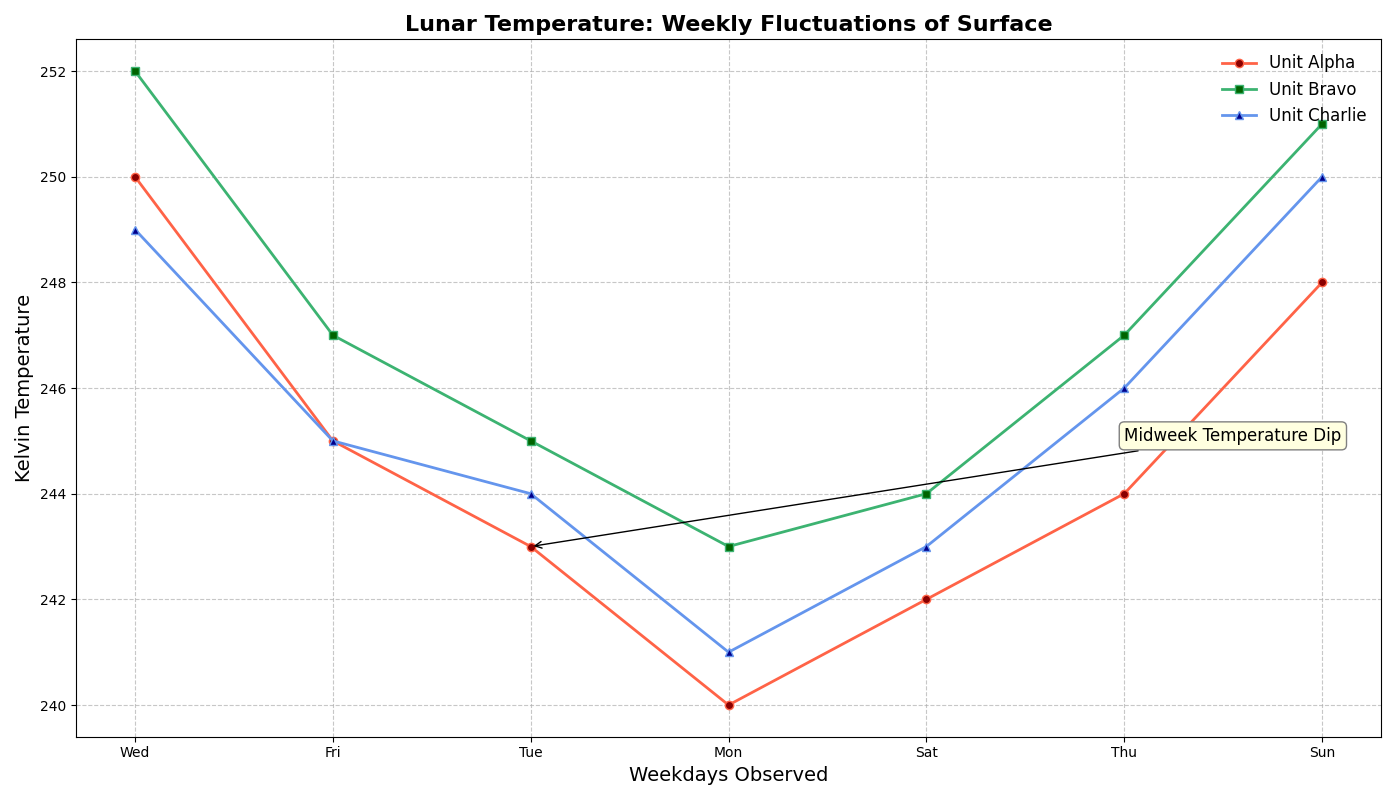

Write Python code to recreate this figure.
import matplotlib.pyplot as plt
import numpy as np

# Data setup
days = np.array(['Wed', 'Fri', 'Tue', 'Mon', 'Sat', 'Thu', 'Sun'])
probe_A = np.array([250, 245, 243, 240, 242, 244, 248])
probe_B = np.array([252, 247, 245, 243, 244, 247, 251])
probe_C = np.array([249, 245, 244, 241, 243, 246, 250])

fig, ax1 = plt.subplots(figsize=(14, 8))

# Plot data for all three lunar probes
ax1.plot(days, probe_A, '-o', label='Unit Alpha', color='tomato', markersize=6, linewidth=2, markerfacecolor='darkred')
ax1.plot(days, probe_B, '-s', label='Unit Bravo', color='mediumseagreen', markersize=6, linewidth=2, markerfacecolor='darkgreen')
ax1.plot(days, probe_C, '-^', label='Unit Charlie', color='cornflowerblue', markersize=6, linewidth=2, markerfacecolor='darkblue')

# Annotate a significant observation
ax1.annotate('Midweek Temperature Dip', 
             xy=('Tue', 243), 
             xytext=('Thu', 245), 
             arrowprops=dict(arrowstyle='->', color='black'),
             fontsize=12, 
             bbox=dict(boxstyle="round,pad=0.3", edgecolor='gray', facecolor='lightyellow'))

# Customize the main plot
ax1.set_title('Lunar Temperature: Weekly Fluctuations of Surface', fontsize=16, fontweight='bold', loc='center')
ax1.set_xlabel('Weekdays Observed', fontsize=14)
ax1.set_ylabel('Kelvin Temperature', fontsize=14)
ax1.set_xticks(np.arange(len(days)))
ax1.set_xticklabels(days)
ax1.grid(True, linestyle='--', alpha=0.7)
ax1.legend(loc='upper right', fontsize=12, frameon=False)

plt.tight_layout()
plt.show()
